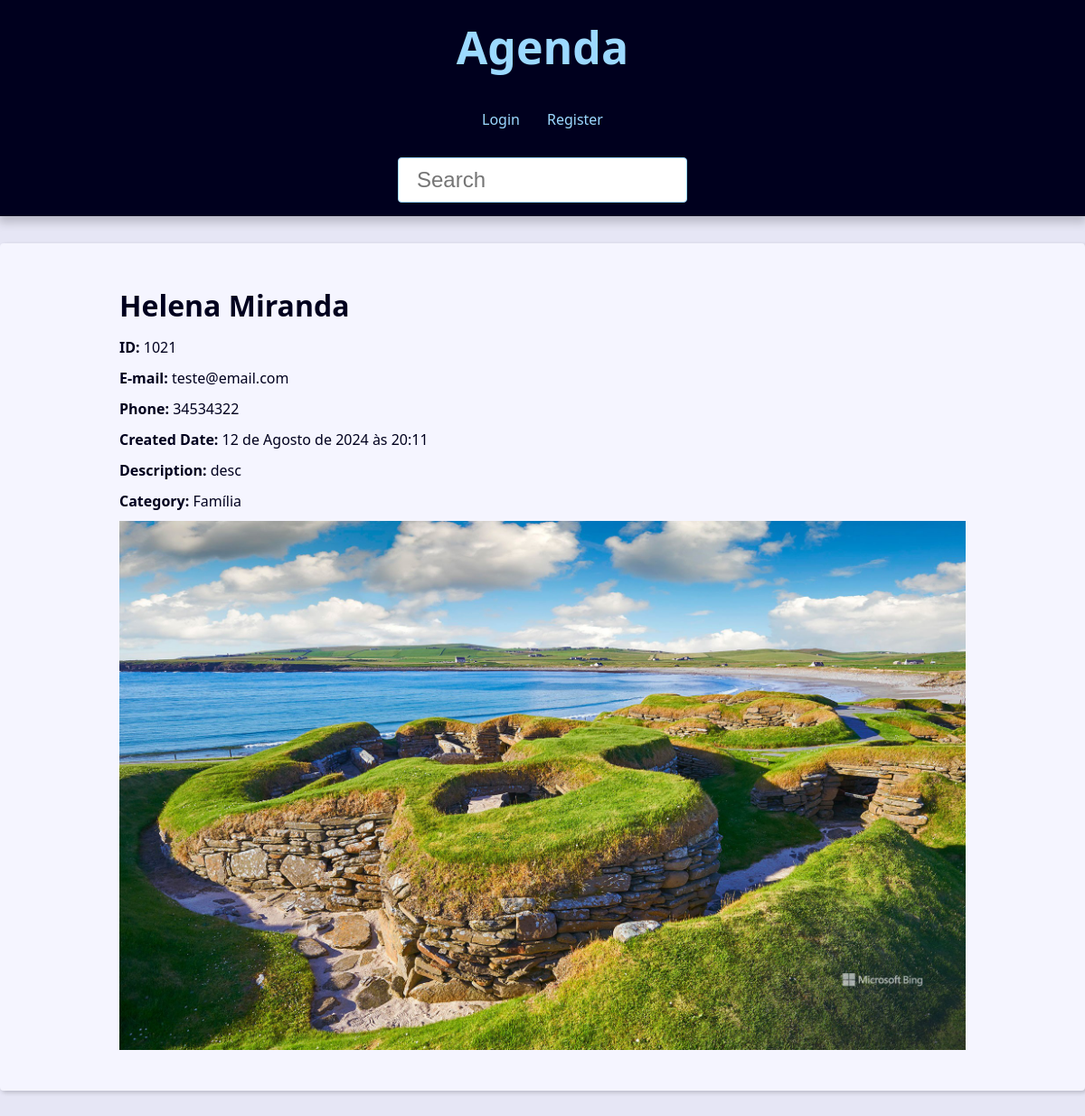
The app's page /contact/1021/ with its own data.
### contact/models.py (models this page shows, shortened)
class Contact(models.Model):
    first_name = models.CharField(max_length=50,)
    last_name = models.CharField(max_length=50, blank=True)
    phone = models.CharField(max_length=50)
    email = models.EmailField(max_length=254, blank=True)
    created_date = models.DateTimeField(default=timezone.now)
    description = models.TextField(blank=True)
    show = models.BooleanField(default=True)
    picture = models.ImageField(blank=True, upload_to='pictures/%Y/%m/')
    category = models.ForeignKey(Category, on_delete=models.SET_NULL, blank=True, null=True)
    owner = models.ForeignKey(User, on_delete=models.SET_NULL, blank=True, null=True)

class Category(models.Model):
    class Meta:
        verbose_name = 'Category'
        verbose_name_plural = 'Categories'
    name = models.CharField(max_length=50)

### contact/views/contact_views.py (the view)
# urls.py: path('contact/<int:contact_id>/', views.contact, name='contact'),
def contact(request, contact_id):
    single_contact = get_object_or_404(Contact.objects.filter(pk=contact_id), show=True)
    site_title = f'{single_contact.first_name} {single_contact.last_name} - '
    context = {
        'contact': single_contact,
        'site_title': site_title,
    }
    return render(request, 'contact/contact.html', context)

### contact/templates/contact/contact.html (shortened to what this page needs)
{% extends "global/base.html" %}
{% block content %}
    <div class="single-contact">
        <h1 class="single-contact-name">
            {{ contact.first_name }} {{ contact.last_name }}
        </h1>
        <p><b>ID:</b> {{contact.id}}</p>
        <p><b>E-mail:</b> {{contact.email}}</p>
        <p><b>Phone:</b> {{contact.phone}}</p>
        <p><b>Created Date:</b> {{contact.created_date}}</p>
        <p><b>Description:</b> {{contact.description}}</p>
        <p><b>Category:</b> {{contact.category.name}}</p>
        {% if contact.picture %}
        <p>
            <img src="{{contact.picture.url}}" alt="{{contact.first_name}} {{contact.last_name}}">
        </p>
        {% endif %}
    </div>
{% endblock content %}

### base_static/global/css/style.css (style rules this page uses)
:root { --spacing: 1.5rem; --link-dark-color: rgb(0, 83, 134); --link-light-color: rgb(156, 217, 255); --clr-white: rgb(245, 245, 255); --clr-black: rgb(0, 0, 30); --clr-light-gray: rgb(230, 230, 245); --clr-dark-shadow-5: rgba(0, 0, 10, 5%); --clr-dark-shadow-10: rgba(0, 0, 10, 10%); --clr-dark-shadow-20: rgba(0, 0, 10, 20%); --clr-light-shadow-5: rgba(200, 200, 255, 5%); --clr-light-shadow-10: rgba(200, 200, 255, 10%); --clr-light-shadow-20: rgba(200, 200, 255, 20%); --main-page-width: 120rem; --table-min-width: 60rem; --biggest-font-size: 5rem; --bigger-font-size: 4rem; --big-font-size: 3.2rem; --medium-font-size: 2.4rem; --small-font-size: 1.6rem; --smaller-font-size: 1.4rem; --smallest-font-size: 1.2rem; --transition-fast: 300ms; --transition-medium: 600ms; --transition-slow: 1s; --default-border-radius: 4px; }
*, *::before, *::after { margin: 0; padding: 0; box-sizing: border-box; }
html { font-size: 62.5%; }
body { font-family: system-ui, -apple-system, BlinkMacSystemFont, 'Segoe UI', Roboto, Oxygen, Ubuntu, Cantarell, 'Open Sans', 'Helvetica Neue', sans-serif; line-height: 1.5; font-size: var(--small-font-size); color: var(--clr-black); -webkit-font-smoothing: antialiased; background: var(--clr-light-gray); }
img, svg { display: block; max-width: 100%; }
@media (min-width: 600px) { .single-contact { max-width: 80%; margin: calc(var(--spacing) * 2) auto; } }
.single-contact h1 { margin: 1rem 0; }
.single-contact p { margin: 1rem 0; }

### records on screen
Contact: first_name "Helena", last_name "Miranda", id "1021", email "teste@email.com", phone "34534322", created_date "12 de Agosto de 2024 às 20:11", description "desc", category.name "Família", picture (picture)
